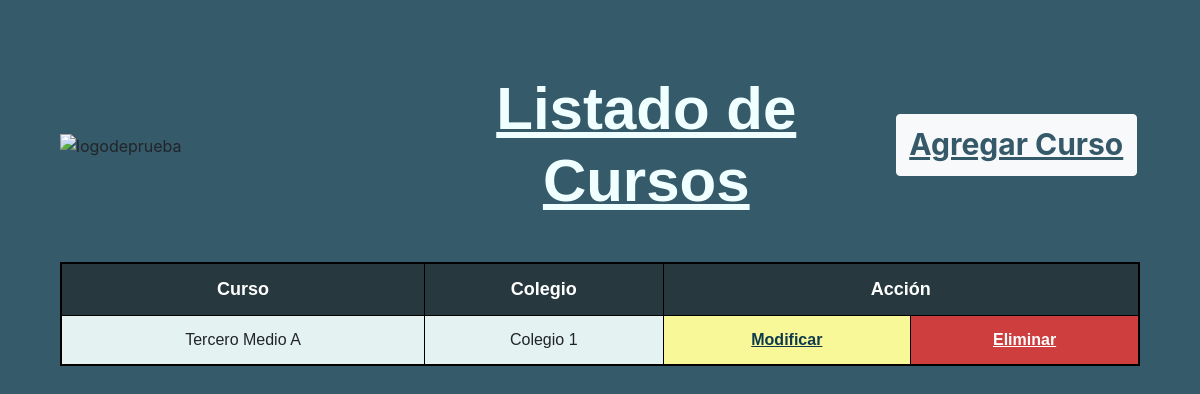
The page /gestion_viajes/crud_cursos on the database as committed earlier.
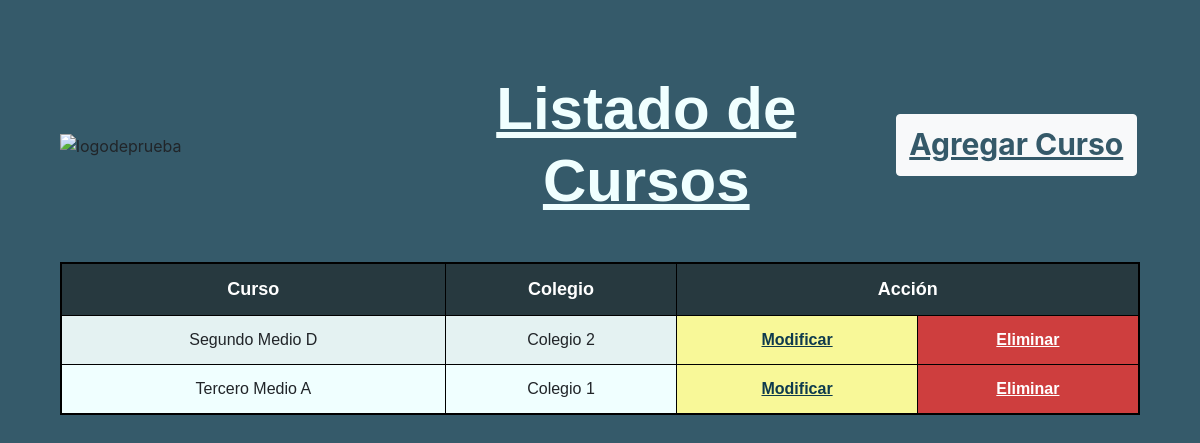
The same page on the database as committed later.
### gestion_viajes/models.py (models this page shows, shortened)
class Curso(models.Model):
    id_curso  = models.AutoField(db_column='idCurso', primary_key=True)
    id_nivel = models.ForeignKey('Nivel',on_delete=models.CASCADE, db_column='idNivel')
    letra_curso = models.CharField(max_length=1, blank=False, null=False)
    id_colegio = models.ForeignKey('Colegio',on_delete=models.CASCADE, db_column='idColegio')

class Nivel(models.Model):
    id_nivel  = models.AutoField(db_column='idNivel', primary_key=True)
    nivel     = models.CharField(max_length=20, blank=False, null=False)
    def __str__(self):
        return str(self.nivel)

class Colegio(models.Model):
    id_colegio  = models.AutoField(db_column='idColegio', primary_key=True)
    nombre_colegio = models.CharField(max_length=20, blank=False, null=False)
    direccion_colegio = models.CharField(max_length=20, blank=False, null=False)
    def __str__(self):
        return str(self.nombre_colegio)

### gestion_viajes/views.py (the view)
# urls.py: path('crud_cursos', views.crud_cursos, name='crud_cursos'),
def crud_cursos(request):
    cursos = Curso.objects.all().order_by('id_nivel', 'letra_curso')
    context = {'cursos': cursos}
    return render(request, 'gestion_viajes/cursos_list.html', context)

### gestion_viajes/templates/gestion_viajes/cursos_list.html (shortened to what this page needs)
<!DOCTYPE html>
<html lang="en">
<head>
    {% load static %}
    <link
        rel="stylesheet"
        href="https://cdn.jsdelivr.net/npm/bootstrap@4.6.2/dist/css/bootstrap.min.css"
    />
    <link rel="stylesheet" href="{% static 'css/styles.css' %}">
</head>
<body>
    <header>
      <div class="row justify-content-center">
        <div class="col-md-4 col-sm-12">
          <img src="{% static 'img/logodeprueba.jpg' %}" alt="logodeprueba">
        </div>
        <div class="col-md-5 col-sm-12">
          <h1>Listado de Cursos</h1>
        </div>
        <div class="col-md-3 col-sm-12">
          <div class="container-btn">
            <button class="btn btn-light" id="btnAgregar">
              <a href="{% url 'cursosAdd' %}">Agregar Curso</a>
            </button>
          </div>
        </div>
      </div>
    </header>
    <div class="table-container">
        <table class="table table-striped">
            {% if cursos %}
                <thead>
                    <tr>
                    <th scope="col">Curso</th>
                    <th scope="col">Colegio</th>
                    <th scope="col" colspan="2">Acción</th>
                    </tr>
                </thead>
                <tbody>
                    {% for curso in cursos %}
                        <tr>
                            <td>{{ curso.id_nivel }} {{ curso.letra_curso }}</td>
                            <td>{{ curso.id_colegio }}</td>
                            <td class="td-update"><a href="{% url 'cursos_edit' pk=curso.id_curso %}">Modificar</a></td>
                            <td class="td-delete"><a href="{% url 'cursos_del' pk=curso.id_curso %}">Eliminar</a></td>
                        </tr>
                    {% endfor %}
                </tbody>
            {% endif %}
        </table>
    </div>
</body>
</html>

### gestion_viajes/static/css/styles.css (style rules this page uses)
body { background-color: rgba(14, 58, 77, 0.836); margin: 5%; }
header .row { margin-bottom: 3%; vertical-align: middle; align-items: center; }
header h1 { text-align: center; margin-top: 3%; margin-bottom: 3%; color: azure; font-weight: bold; font-size: 60px; font-family:'Trebuchet MS', 'Lucida Sans Unicode', 'Lucida Grande', 'Lucida Sans', Arial, sans-serif; text-decoration: underline; }
header img { width: 100%; height: auto; }
.container-btn { text-align: center; margin-top: 2%; margin-bottom: 2%; }
.container-btn #btnAgregar { padding-left: 5%; padding-right: 5%; padding-top: 3%; padding-bottom: 3%; font-size: 30px; font-weight: bold; color: rgba(14, 58, 77, 0.836); text-align: center; align-items: center; }
.container-btn #btnAgregar a { color: rgba(14, 58, 77, 0.836); text-decoration: underline; }
.table-container { overflow-x:auto; }
.table-striped { background-color: azure; border: 2px solid black; text-align: center; font-family:'Trebuchet MS', 'Lucida Sans Unicode', 'Lucida Grande', 'Lucida Sans', Arial, sans-serif; }
.table-striped th { font-size: 18px; background-color: rgba(1, 18, 26, 0.836); color: white; }
.table-striped th, .table-striped td { border: 1px solid black !important; }
.table-striped .td-update { background-color: rgb(248, 248, 152); }
.table-striped .td-update a { color: rgba(14, 58, 77); font-weight: bold; text-decoration: underline; }
.table-striped .td-delete { background-color: rgb(206, 62, 62); }
.table-striped .td-delete a { color: white; font-weight: bold; text-decoration: underline; }

Rows that differ between the two databases and show on the page:
added Curso: id_nivel "Segundo Medio", letra_curso "D", id_colegio "Colegio 2"
